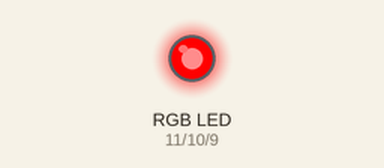
This sketch was run on a simulated Arduino Uno, built with avr-gcc and run on an emulated ATmega328P. Shown: an RGB LED mixed from three pins (HIGH = lit). Dim RGB values are drawn brighter than linear.

Above: at 0.05 s.
At 2.0 s:
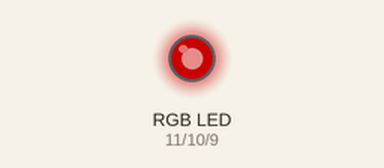
At 4.05 s:
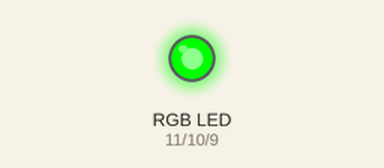
At 6.0 s:
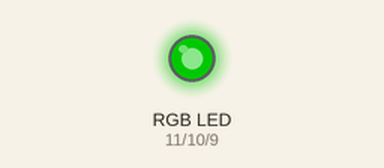
At 9.0 s:
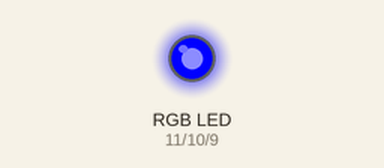
At 12.0 s:
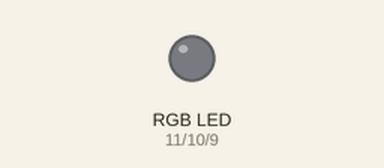
Timing chart, 0 to 15.6 s (numbered marks = the images above):
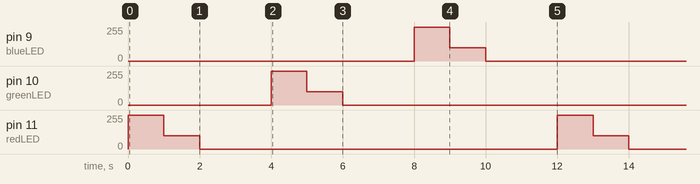

Measured:
- by itself, pin 9 (blueLED), pin 10 (greenLED), pin 11 (redLED): repeats every 12.0 s: 100/255 1.0 s, 0/255 10.0 s, 255/255 1.0 s

The sketch:

3.3-Utilizing_analogWrite.ino
```cpp
int stop = 1000;
int redLED = 11;
int greenLED = 10;
int blueLED = 9;

void setup(){
  // Initialize pins as output devices
  pinMode (redLED, OUTPUT );
  pinMode (greenLED, OUTPUT);
  pinMode (blueLED, OUTPUT);
}

void loop(){
  // Red LED cycle
  analogWrite (redLED, 255 );
  delay (1000);
  analogWrite (redLED, 100);
  delay (1000);
  analogWrite (redLED, 0);

  delay (2000);

  // Green LED cycle
  analogWrite (greenLED, 255);
  delay (1000);
  analogWrite (greenLED, 100);
  delay (1000);
  analogWrite (greenLED, 0);

  delay (2000);
  // Blue LED cycle
  analogWrite (blueLED, 255);
  delay (1000);
  analogWrite (blueLED, 100);
  delay (1000);
  analogWrite (blueLED, 0);
  delay (2000);
}
```
